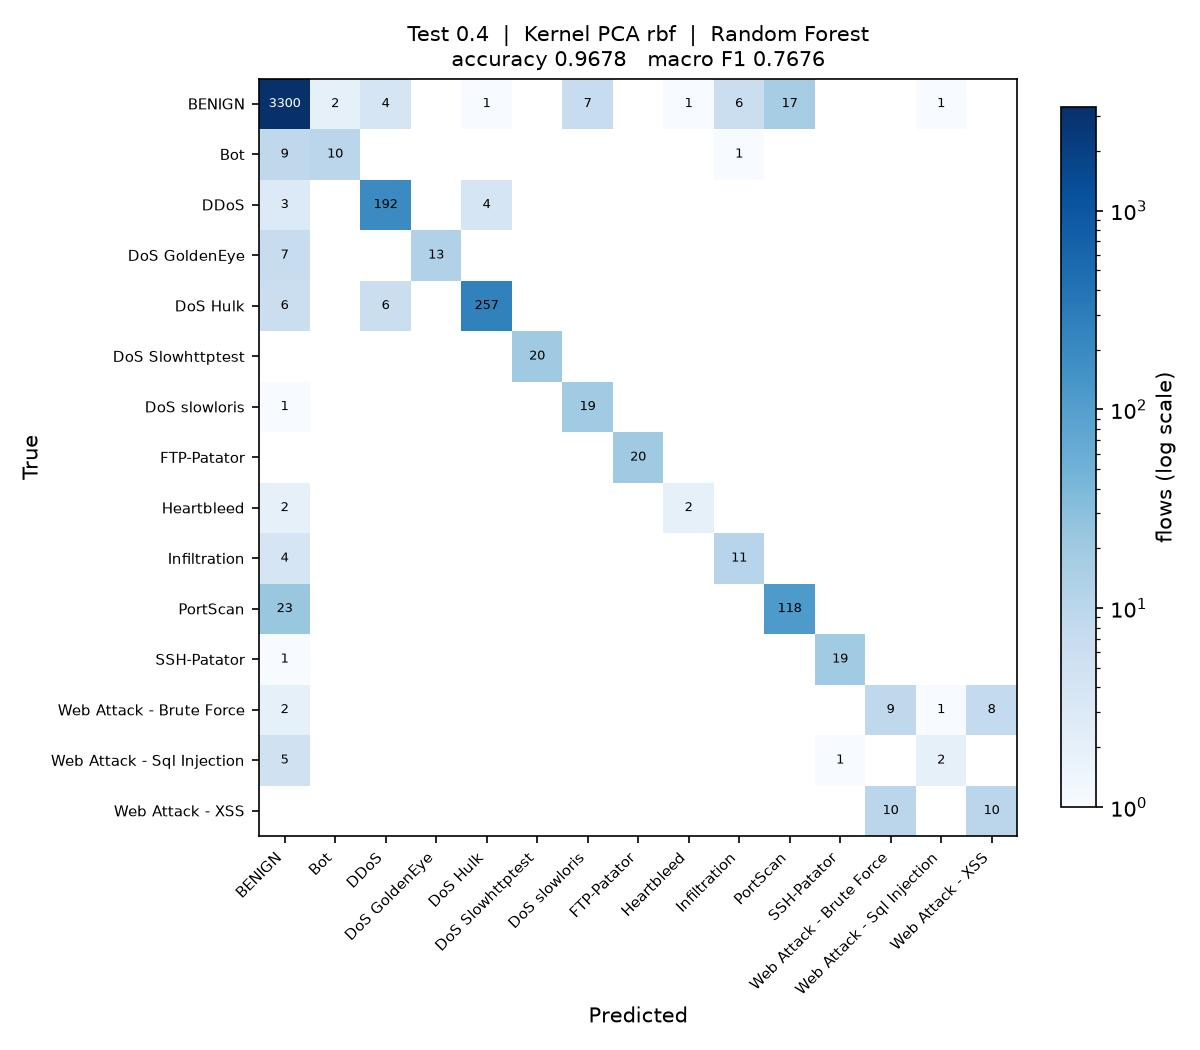

The script that saved this image:
"""
Test_0.4_DR_RBF_RF

Test size 0.4  |  Kernel PCA (rbf)  |  Random Forest  (reference sheet #7)

Run on its own:

    python Test_0.4_DR_RBF_RF.py

Writes Test_0.4_DR_RBF_RF.jpg (confusion matrix) and appends one row to
results/75_runs.csv.
"""

import os
import sys
import time
import warnings
from pathlib import Path

import matplotlib
matplotlib.use("Agg")
import matplotlib.pyplot as plt
import numpy as np
import pandas as pd
from sklearn.decomposition import KernelPCA
from sklearn.impute import SimpleImputer
from sklearn.metrics import (accuracy_score, confusion_matrix, f1_score,
                             precision_score, recall_score)
from sklearn.model_selection import train_test_split
from sklearn.preprocessing import LabelEncoder, StandardScaler
from sklearn.ensemble import RandomForestClassifier

sys.path.insert(0, str(Path(__file__).resolve().parent.parent))
from common import load_sample                      # noqa: E402

warnings.filterwarnings("ignore")

# ----- this run -------------------------------------------------------------
TEST_SIZE = 0.4
KERNEL = "rbf"
CLASSIFIER = "RF"
N_COMPONENTS = 15
# ----------------------------------------------------------------------------

SEED = 0
N_JOBS = max(1, (os.cpu_count() or 2) // 2)
STEM = "Test_0.4_DR_RBF_RF"
HERE = Path(__file__).resolve().parent
RESULTS = HERE.parent / "results"


def main():
    t0 = time.time()
    df = load_sample(10000, 50, SEED)
    y = LabelEncoder().fit_transform(df["Label"])
    X = df.drop(columns=["Label", "Day"])
    classes = sorted(df["Label"].unique())
    print(f"{len(df):,} flows, {X.shape[1]} features, {len(classes)} classes")

    X_train, X_test, y_train, y_test = train_test_split(
        X, y, test_size=TEST_SIZE, random_state=SEED, stratify=y)

    # mean imputation and scaling, fitted on the training split only
    imputer = SimpleImputer(strategy="mean").fit(X_train)
    scaler = StandardScaler().fit(imputer.transform(X_train))
    X_train = scaler.transform(imputer.transform(X_train))
    X_test = scaler.transform(imputer.transform(X_test))

    # dimensionality reduction: Kernel PCA, fitted on the training split only.
    # arpack keeps the largest positive eigenvalues; the randomized solver ranks
    # them by magnitude and fails on the sigmoid kernel, which is not PSD.
    kpca = KernelPCA(n_components=N_COMPONENTS, kernel=KERNEL,
                     eigen_solver="arpack", random_state=SEED, n_jobs=N_JOBS)
    X_train = kpca.fit_transform(X_train)
    X_test = kpca.transform(X_test)
    print(f"Kernel PCA ({KERNEL}): {X_train.shape[1]} components")

    classifier = RandomForestClassifier(n_estimators=200, criterion="entropy",
                                    n_jobs=N_JOBS, random_state=SEED)
    classifier.fit(X_train, y_train)
    y_pred = classifier.predict(X_test)

    acc = accuracy_score(y_test, y_pred)
    pre = precision_score(y_test, y_pred, average="macro", zero_division=0)
    rec = recall_score(y_test, y_pred, average="macro", zero_division=0)
    f1 = f1_score(y_test, y_pred, average="macro", zero_division=0)
    pre_w = precision_score(y_test, y_pred, average="weighted", zero_division=0)
    rec_w = recall_score(y_test, y_pred, average="weighted", zero_division=0)
    f1_w = f1_score(y_test, y_pred, average="weighted", zero_division=0)

    print(f"Accuracy  : {acc:.4f}")
    print(f"Precision : {pre:.4f}")
    print(f"Recall    : {rec:.4f}")
    print(f"F1 Score  : {f1:.4f}")

    # confusion matrix image, named to match this script
    cm = confusion_matrix(y_test, y_pred, labels=range(len(classes)))
    fig, ax = plt.subplots(figsize=(8, 7))
    im = ax.imshow(cm, cmap="Blues", norm=matplotlib.colors.LogNorm(vmin=1))
    ax.set_xticks(range(len(classes)), classes, rotation=45, ha="right", fontsize=7)
    ax.set_yticks(range(len(classes)), classes, fontsize=7)
    ax.set_xlabel("Predicted")
    ax.set_ylabel("True")
    ax.set_title(f"Test {TEST_SIZE}  |  Kernel PCA {KERNEL}  |  Random Forest\n"
                 f"accuracy {acc:.4f}   macro F1 {f1:.4f}", fontsize=10)
    for i in range(len(classes)):
        for j in range(len(classes)):
            if cm[i, j]:
                ax.text(j, i, cm[i, j], ha="center", va="center", fontsize=6,
                        color="white" if cm[i, j] > cm.max() / 3 else "black")
    fig.colorbar(im, ax=ax, fraction=0.04, label="flows (log scale)")
    fig.tight_layout()
    fig.savefig(HERE / f"{STEM}.jpg", dpi=150)
    plt.close(fig)

    # one row appended to the shared results table
    RESULTS.mkdir(exist_ok=True)
    row = {"Test": TEST_SIZE, "DR": "RBF", "Clas": CLASSIFIER,
           "Acc": round(acc, 4), "Pre": round(pre, 4), "Rec": round(rec, 4),
           "F1": round(f1, 4),
           "Pre_weighted": round(pre_w, 4), "Rec_weighted": round(rec_w, 4),
           "F1_weighted": round(f1_w, 4),
           "n_components": N_COMPONENTS, "seconds": round(time.time() - t0, 1),
           "script": STEM}
    out = RESULTS / "75_runs.csv"
    old = pd.read_csv(out).to_dict("records") if out.exists() else []
    old = [r for r in old if r.get("script") != STEM]
    pd.DataFrame(old + [row]).to_csv(out, index=False)
    print(f"saved {STEM}.jpg and appended to results/75_runs.csv "
          f"({time.time() - t0:.0f}s)")


if __name__ == "__main__":
    main()
